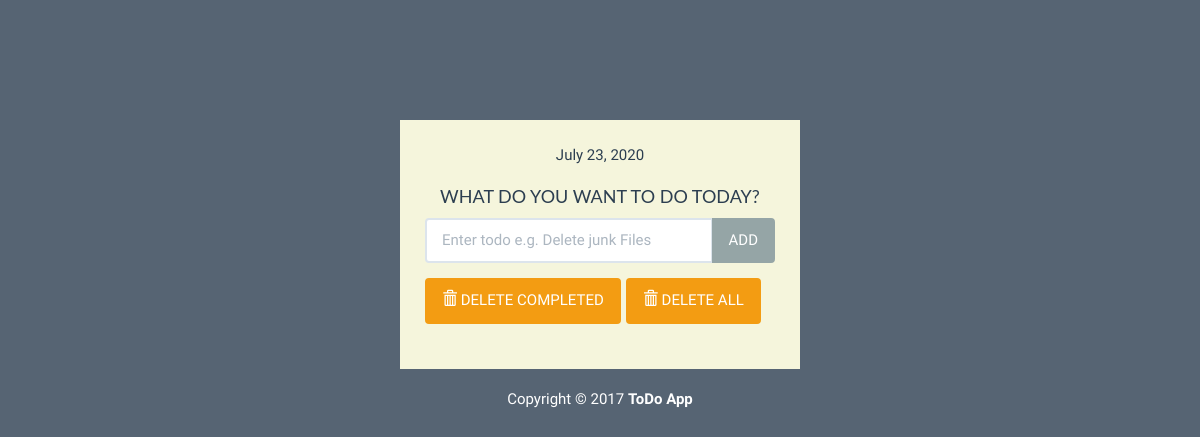
Before: / with the older database file.
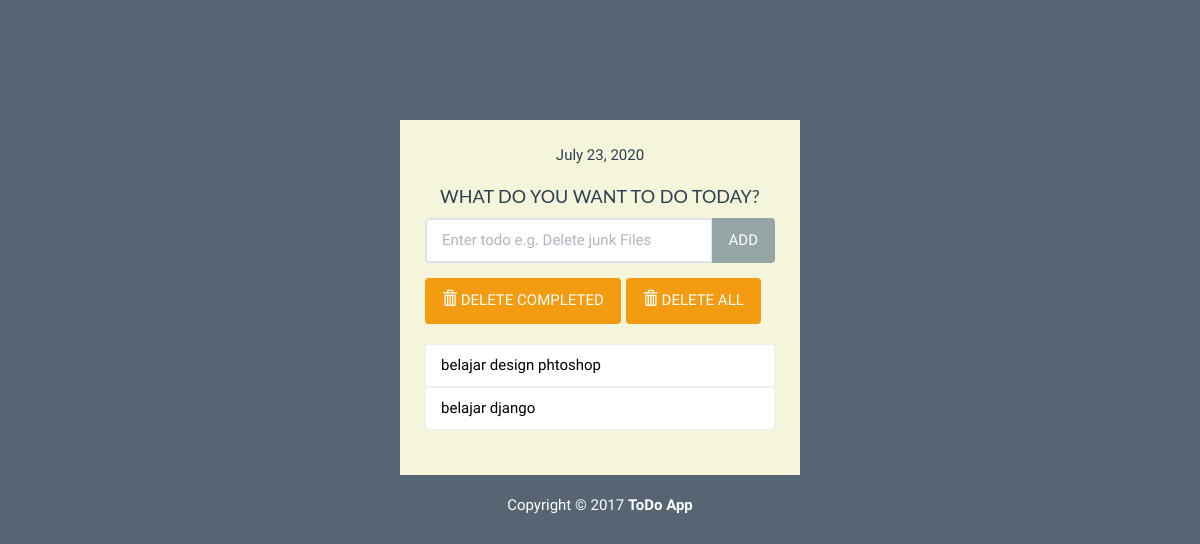
After: the same page with the newer database file.
### todo/models.py (models this page shows, shortened)
class Todo(models.Model):
    text = models.CharField(max_length=40)
    complete = models.BooleanField(default=False)

### todo/views.py (the view)
# urls.py: path('',views.index,name='index'),
def index(request):
    todo_list = Todo.objects.order_by('id')
    date = datetime.datetime.now()
    print(date)
    form = TodoForm()
    context = {'todo_list': todo_list,'form':form,'date': date}
    return render(request,'todo/index.html',context)

### todo/forms.py
class TodoForm(forms.Form):
    text = forms.CharField(max_length=40,widget=forms.TextInput(attrs={'class': 'form-control','placeholder': 'Enter todo e.g. Delete junk Files','aria-label': 'Todo','aria-describedly': 'add-btn'}))

### todo/templates/todo/index.html (shortened to what this page needs)
{% load static %}
<!DOCTYPE html>
<html lang="en">
	<head>
		<link rel="stylesheet" href="{% static 'todo/bs/css/flatly.min.css' %}" />
		<link rel="stylesheet" href="{% static 'todo/style.css' %}" />
	</head>
	<body>
		<div class="container-fluid" id="wrapper">
			<div class="row">
				<div class="col-lg-4 col-lg-offset-4" id="content">
					<p class="p">{{ date|date }}</p>
					<h2>WHAT DO YOU WANT TO DO TODAY?</h2>
					<form action="{% url 'add' %}" method="POST" role="form">
						<div class="form-group">
							<div class="input-group">
								{{ form.text }}
							  <span class="input-group-btn">
								  <button type="submit" class="btn btn-default" id="add-btn">ADD</button>
							  </span>
							</div>
						</div>
					</form>
					<div class="row t10">
						<div class="col-lg-12">
							<div class="btn-toolbar">
								<div class="btn-group">
									<a href="{% url 'deletecomplete' %}"><button type="button" class="btn btn-warning">
										<i class="glyphicon glyphicon-trash"></i> DELETE COMPLETED
									</button></a>
								</div>
								<div class="btn-group">
									<a href="{% url 'deleteall' %}"><button type="button" class="btn btn-warning">
										<i class="glyphicon glyphicon-trash"></i> DELETE ALL
									</button></a>
								</div>
							</div>
						</div>
					</div>
					<ul class="list-group t20">
						{% for todo in todo_list %}
							{% if todo.complete %}
								<li class="list-group-item  todo-completed">{{ todo.text }}</li>
							{% else %}
								<a href="{% url 'complete' todo.id %}"><li class="list-group-item">{{ todo.text }}</li></a>
							{% endif %}
						{% endfor %}
					</ul>
				</div>
			</div>
			<footer>
				<div class="row pad">
					<div class="col-lg-12 text-center">
						Copyright &copy; 2017 <strong>ToDo App</strong>
					</div>
				</div>
			</footer>
		</div>
	</body>
</html>

### todo/static/todo/style.css (style rules this page uses)
body { background: rgba(44, 62, 80, .8); font-family: 'Oswald', 'Futura', sans-serif; }
#wrapper { margin-top: 10% !important; }
#content { background: beige; padding: 25px; }
#content > h2 { font-size: 18px; text-align: center; padding-top: 0; }
.t10 { margin-top: 10px; }
.t20 { margin-top: 20px; }
footer { margin-top: 20px; color: white; }
.list-group-item { color: black; }
.p { text-align: center; margin: auto; }

Changed rows visible on the page:
added Todo: text "belajar design phtoshop"
added Todo: text "belajar django"
